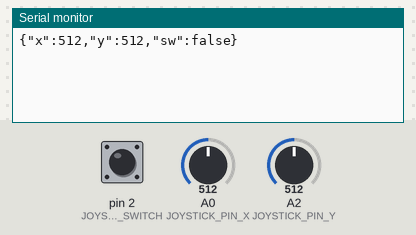
Bench run of a sketch on a simulated Arduino Uno, built with avr-gcc and run on an emulated ATmega328P. On the bench: the last lines printed to the serial monitor. The inputs (shaded band) are chosen by the test bench; at power-on: pin 2 (JOYSTICK_PIN_SWITCH) HIGH, A0 (JOYSTICK_PIN_X) = 512, A2 (JOYSTICK_PIN_Y) = 512.

Above: at 1.2 s.
1.3 s: pin 2 (JOYSTICK_PIN_SWITCH) pulled LOW for 0.15 s
At 1.43 s:
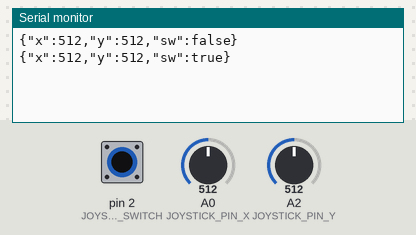
2.9 s: A0 (JOYSTICK_PIN_X) set to 716
At 3.7 s:
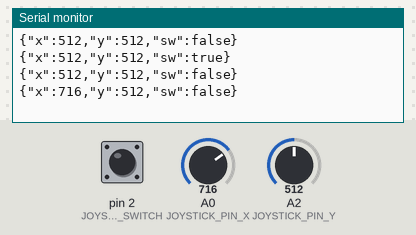
4.4 s: A2 (JOYSTICK_PIN_Y) set to 716
At 4.8 s:
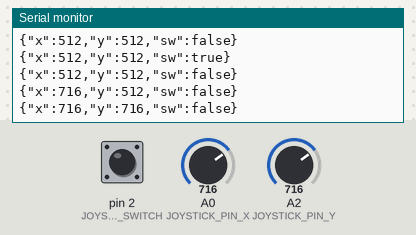
5.9 s: pin 2 (JOYSTICK_PIN_SWITCH) pulled LOW for 1 s
At 7.9 s:
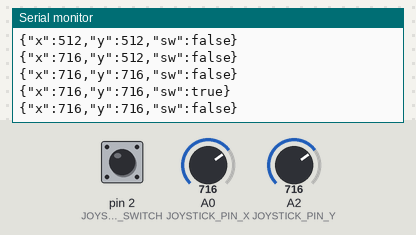
8.4 s: A0 (JOYSTICK_PIN_X) set to 900
At 9.1 s:
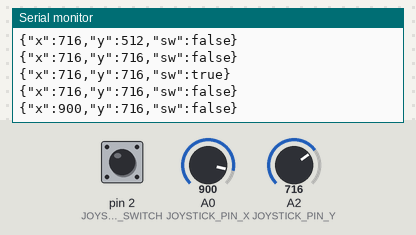
9.9 s: A2 (JOYSTICK_PIN_Y) set to 900
At 11.4 s:
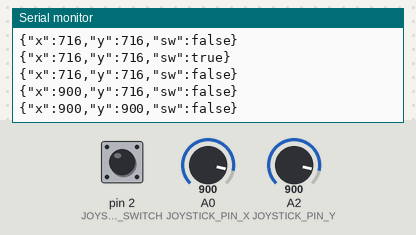
Timing chart, 0 to 12.4 s (numbered marks = the images above; inputs shaded):
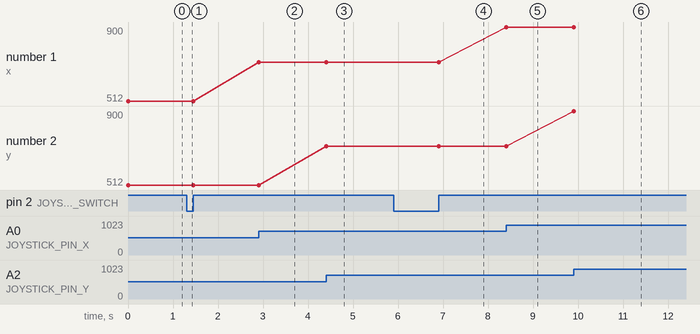

The sketch:

joystick_json.ino
```cpp
/*
  A sketch that dynamically sends the current state of the joystick
  to a JS application over Web Serial and JSON.

  You want to have the joystick to you board see the circut diagram in:
  Wiring Guide.pdf

  This code assumes you have version 16.19.1 of ArduinoJson.
  It should work with most 6.x versions, but that is guaranteed.

  - Love Lagerkvist, 220117, Malmö University
*/

#include <ArduinoJson.h>

const byte JOYSTICK_PIN_X = A0;
const byte JOYSTICK_PIN_Y = A2;
const byte JOYSTICK_PIN_SWITCH = 2;

int joystickX = 0;
int joystickY = 0;
bool joystickSwitch = 0;

// Only sends data over serial when this variable is true
bool hasChanged = false;

void setup() {
    pinMode(JOYSTICK_PIN_X, INPUT);
    pinMode(JOYSTICK_PIN_Y, INPUT);
    pinMode(JOYSTICK_PIN_SWITCH, INPUT_PULLUP);

    Serial.begin(9600);
    while (!Serial) continue;
}

void updateJoystick() {
    // read the raw values from the joystick's axis
    int x = analogRead(JOYSTICK_PIN_X);
    int y = analogRead(JOYSTICK_PIN_Y);

    // The button reads 1 when not pressed and 0 when pressed
    // This is a bit confusing, so we compare it to LOW to
    // effectively flip the bit. I.e., if the button is pressed
    // we turn a 0 into 1, or logical true.
    int sw = digitalRead(JOYSTICK_PIN_SWITCH) == LOW;

    // Are the new readings different than last?
    bool changed = false;
    if (x != joystickX) changed = true;
    if (y != joystickY) changed = true;
    if (sw != joystickSwitch) changed = true;

    // If anything has changed, assign new values
    // and flip the 'hasChanged' flag
    if (changed) {
      joystickX = x;
      joystickY = y;
      joystickSwitch = sw;
      hasChanged = true;
    }
}

void writeJSONToSerial() {
    // Make sure you use the online tool to re-calculate
    // number of bytes if additional fields are added
    // https://arduinojson.org/v6/assistant/#/step1

    StaticJsonDocument<56> json;

    json["x"] = joystickX;
    json["y"] = joystickY;
    json["sw"] = joystickSwitch;

    serializeJson(json, Serial);
    Serial.println();
    Serial.flush();
    hasChanged = false;
}

void loop() {
    updateJoystick();
    if (hasChanged) writeJSONToSerial();

    //delay(2000);
}
```

Measured:
- after the input at 1.3 s, the serial monitor: prints a new line at once (image 1)
- after the input at 2.9 s, the serial monitor: prints a new line at once (image 2)
- after the input at 4.4 s, the serial monitor: prints a new line at once (image 3)
- after the input at 5.9 s, the serial monitor: prints a new line at once (image 4)
- after the input at 8.4 s, the serial monitor: prints a new line at once (image 5)
- after the input at 9.9 s, the serial monitor: prints a new line at once (image 6)
- plotted number 1: 512 → 716 after the input at 2.9 s, 716 → 900 after the input at 8.4 s
